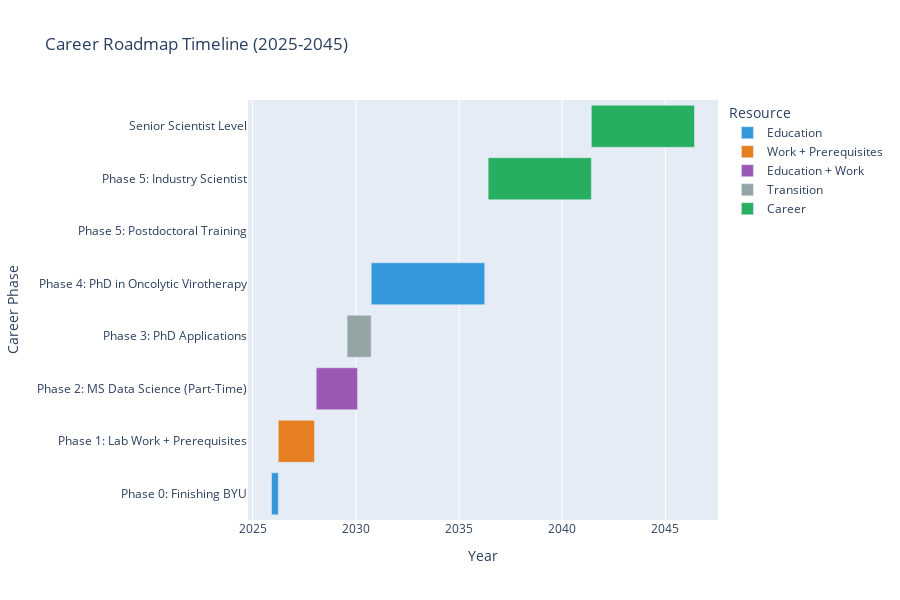

Notebook code for this chart:
### Markdown cell above
## 📈 Part 3: Interactive Timeline Visualization

### Code cell
def create_gantt_chart(timeline):
    """
    Create an interactive Gantt chart showing all career phases.
    """
    # Prepare data for Gantt chart
    phases = []
    
    # Phase 0: Finishing BYU
    phases.append(dict(
        Task="Phase 0: Finishing BYU",
        Start=datetime.now(),
        Finish=timeline['graduation'],
        Resource="Education"
    ))
    
    # Phase 1: Industry Lab Work + Prerequisites
    phases.append(dict(
        Task="Phase 1: Lab Work + Prerequisites",
        Start=timeline['phase1_start'],
        Finish=timeline['phase1_end'],
        Resource="Work + Prerequisites"
    ))
    
    # Phase 2: MS Translational Bioinformatics
    phases.append(dict(
        Task="Phase 2: MS Translational Bioinformatics (Part-Time)",
        Start=timeline['ms_start'],
        Finish=timeline['ms_end'],
        Resource="Education + Work"
    ))
    
    # Phase 3: PhD Applications
    phases.append(dict(
        Task="Phase 3: PhD Applications",
        Start=timeline['phd_apply_start'],
        Finish=timeline['phd_start'],
        Resource="Transition"
    ))
    
    # Phase 4: PhD Program
    phases.append(dict(
        Task="Phase 4: PhD in Oncolytic Virotherapy",
        Start=timeline['phd_start'],
        Finish=timeline['phd_end'],
        Resource="Education"
    ))
    
    # Phase 5: Postdoc (if applicable)
    if timeline['postdoc']:
        phases.append(dict(
            Task="Phase 5: Postdoctoral Training",
            Start=timeline['postdoc_start'],
            Finish=timeline['postdoc_end'],
            Resource="Research"
        ))
    
    # Phase 6: Industry Career
    phases.append(dict(
        Task="Phase 5: Industry Scientist",
        Start=timeline['industry_start'],
        Finish=timeline['senior_scientist'],
        Resource="Career"
    ))
    
    phases.append(dict(
        Task="Senior Scientist Level",
        Start=timeline['senior_scientist'],
        Finish=timeline['principal_scientist'],
        Resource="Career"
    ))
    
    # Create DataFrame
    df = pd.DataFrame(phases)
    
    # Define colors for different resource types
    colors = {
        'Education': '#3498db',
        'Work + Prerequisites': '#e67e22',
        'Education + Work': '#9b59b6',
        'Transition': '#95a5a6',
        'Research': '#1abc9c',
        'Career': '#27ae60'
    }
    
    # Create Gantt chart
    fig = px.timeline(
        df,
        x_start="Start",
        x_end="Finish",
        y="Task",
        color="Resource",
        color_discrete_map=colors,
        title="Career Roadmap Timeline (2025-2045)"
    )
    
    # Set explicit category order to maintain chronological sequence
    category_order = [
        "Phase 0: Finishing BYU",
        "Phase 1: Lab Work + Prerequisites",
        "Phase 2: MS Translational Bioinformatics (Part-Time)",
        "Phase 3: PhD Applications",
        "Phase 4: PhD in Oncolytic Virotherapy",
        "Phase 5: Postdoctoral Training",
        "Phase 5: Industry Scientist",
        "Senior Scientist Level"
    ]
    
    fig.update_layout(
        height=600,
        xaxis_title="Year",
        yaxis_title="Career Phase",
        showlegend=True,
        hovermode='closest',
        yaxis={'categoryorder': 'array', 'categoryarray': category_order}
    )
    
    return fig

# Create and display Gantt chart
gantt_fig = create_gantt_chart(timeline)
gantt_fig.show()

### Figure 1 — Plotly figure (JSON) as saved in the notebook; plotly's stock layout.template omitted (floating-point values rounded to 4 significant figures)
{"data": [{"base": ["2025-12-01T16:17:31.826830000", "2030-10-01T00:00:00.000000000"], "hovertemplate": "Resource=Education<br>Start=%{base}<br>Finish=%{x}<br>Task=%{y}<extra></extra>", "legendgroup": "Education", "marker": {"color": "#3498db", "pattern": {"shape": ""}}, "name": "Education", "orientation": "h", "showlegend": true, "textposition": "auto", "type": "bar", "x": [10395748173, 173577600000], "xaxis": "x", "y": ["Phase 0: Finishing BYU", "Phase 4: PhD in Oncolytic Virotherapy"], "yaxis": "y"}, {"base": ["2026-04-01T00:00:00.000000000"], "hovertemplate": "Resource=Work + Prerequisites<br>Start=%{base}<br>Finish=%{x}<br>Task=%{y}<extra></extra>", "legendgroup": "Work + Prerequisites", "marker": {"color": "#e67e22", "pattern": {"shape": ""}}, "name": "Work + Prerequisites", "orientation": "h", "showlegend": true, "textposition": "auto", "type": "bar", "x": [55296000000], "xaxis": "x", "y": ["Phase 1: Lab Work + Prerequisites"], "yaxis": "y"}, {"base": ["2028-02-01T00:00:00.000000000"], "hovertemplate": "Resource=Education + Work<br>Start=%{base}<br>Finish=%{x}<br>Task=%{y}<extra></extra>", "legendgroup": "Education + Work", "marker": {"color": "#9b59b6", "pattern": {"shape": ""}}, "name": "Education + Work", "orientation": "h", "showlegend": true, "textposition": "auto", "type": "bar", "x": [63158400000], "xaxis": "x", "y": ["Phase 2: MS Data Science (Part-Time)"], "yaxis": "y"}, {"base": ["2029-08-01T00:00:00.000000000"], "hovertemplate": "Resource=Transition<br>Start=%{base}<br>Finish=%{x}<br>Task=%{y}<extra></extra>", "legendgroup": "Transition", "marker": {"color": "#95a5a6", "pattern": {"shape": ""}}, "name": "Transition", "orientation": "h", "showlegend": true, "textposition": "auto", "type": "bar", "x": [36806400000], "xaxis": "x", "y": ["Phase 3: PhD Applications"], "yaxis": "y"}, {"base": ["2036-06-01T00:00:00.000000000", "2041-06-01T00:00:00.000000000"], "hovertemplate": "Resource=Career<br>Start=%{base}<br>Finish=%{x}<br>Task=%{y}<extra></extra>", "legendgroup": "Career", "marker": {"color": "#27ae60", "pattern": {"shape": ""}}, "name": "Career", "orientation": "h", "showlegend": true, "textposition": "auto", "type": "bar", "x": [157766400000, 157766400000], "xaxis": "x", "y": ["Phase 5: Industry Scientist", "Senior Scientist Level"], "yaxis": "y"}], "layout": {"barmode": "overlay", "height": 600, "hovermode": "closest", "legend": {"title": {"text": "Resource"}, "tracegroupgap": 0}, "showlegend": true, "title": {"text": "Career Roadmap Timeline (2025-2045)"}, "xaxis": {"anchor": "y", "domain": [0, 1], "title": {"text": "Year"}, "type": "date"}, "yaxis": {"anchor": "x", "categoryarray": ["Phase 0: Finishing BYU", "Phase 1: Lab Work + Prerequisites", "Phase 2: MS Data Science (Part-Time)", "Phase 3: PhD Applications", "Phase 4: PhD in Oncolytic Virotherapy", "Phase 5: Postdoctoral Training", "Phase 5: Industry Scientist", "Senior Scientist Level"], "categoryorder": "array", "domain": [0, 1], "title": {"text": "Career Phase"}}}}
